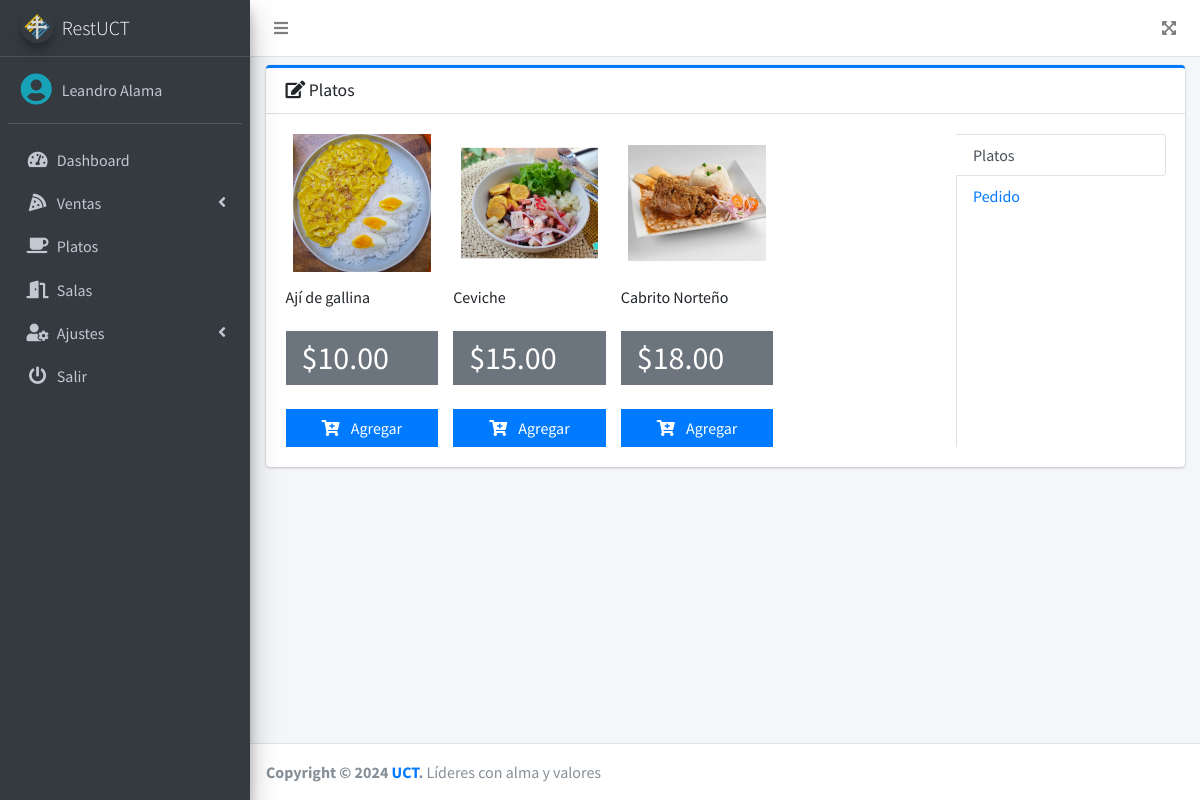
/src/pedido.php (signed in), run on the app's committed database.
### tables this page shows
CREATE TABLE `platos` (
  `id` int(11) NOT NULL,
  `nombre` varchar(200) NOT NULL,
  `precio` decimal(10,2) NOT NULL,
  `imagen` varchar(100) DEFAULT NULL,
  `fecha` timestamp NULL DEFAULT NULL,
  `estado` int(11) NOT NULL DEFAULT 1
);

### src/pedido.php (the view, shortened to what this page needs)
<?php
if ($_SESSION['rol'] == 1 || $_SESSION['rol'] == 3) {
    include_once "includes/header.php";
?>
    <div class="card card-primary card-outline">
        <div class="card-header">
            <h3 class="card-title">
                <i class="fas fa-edit"></i>
                Platos
            </h3>
        </div>
        <div class="card-body">
            <div class="row">
                <div class="col-7 col-sm-9">
                    <div class="tab-content" id="vert-tabs-right-tabContent">
                        <div class="tab-pane fade show active" id="vert-tabs-right-home" role="tabpanel" aria-labelledby="vert-tabs-right-home-tab">
                            <div class="row">
                                <?php
                                include "../conexion.php";
                                $query = mysqli_query($conexion, "SELECT * FROM platos WHERE estado = 1");
                                $result = mysqli_num_rows($query);
                                if ($result > 0) {
                                    while ($data = mysqli_fetch_assoc($query)) { ?>
                                        <div class="col-md-3">
                                            <div class="col-12">
                                                <img src="<?php echo ($data['imagen'] == null) ? '../assets/img/default.png' : $data['imagen']; ?>" class="product-image" alt="Product Image">
                                            </div>
                                            <h6 class="my-3"><?php echo $data['nombre']; ?></h6>
                                            <div class="bg-gray py-2 px-3 mt-4">
                                                <h2 class="mb-0">
                                                    $<?php echo $data['precio']; ?>
                                                </h2>
                                            </div>
                                            <div class="mt-4">
                                                <a class="btn btn-primary btn-block btn-flat addDetalle" href="#" data-id="<?php echo $data['id']; ?>">
                                                    <i class="fas fa-cart-plus mr-2"></i>
                                                    Agregar
                                                </a>
                                            </div>
                                        </div>
                                <?php }
                                } ?>
                            </div>
                        </div>
                    </div>
                </div>
                <div class="col-5 col-sm-3">
                    <div class="nav flex-column nav-tabs nav-tabs-right h-100" id="vert-tabs-right-tab" role="tablist" aria-orientation="vertical">
                        <a class="nav-link active" id="vert-tabs-right-home-tab" data-toggle="pill" href="#vert-tabs-right-home" role="tab" aria-controls="vert-tabs-right-home" aria-selected="true">Platos</a>
                        <a class="nav-link" id="pedido-tab" data-toggle="pill" href="#pedido" role="tab" aria-controls="pedido" aria-selected="false">Pedido</a>
                    </div>
                </div>
            </div>
        </div>
    </div>
<?php include_once "includes/footer.php";
} else {
    header('Location: permisos.php');
}
?>

### data on the page
platos: imagen (picture), nombre "Ají de gallina", precio "10.00"
platos: imagen (picture), nombre "Ceviche", precio "15.00"
platos: imagen (picture), nombre "Cabrito Norteño", precio "18.00"

### other printed values
$_SESSION['nombre'] "Leandro Alama"
